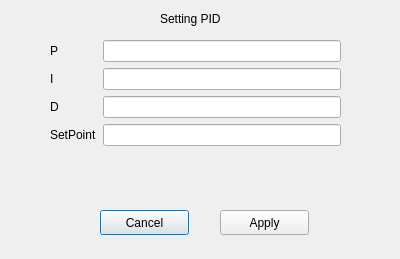
<?xml version="1.0" encoding="UTF-8"?>
<ui version="4.0">
 <class>DialogSetPID</class>
 <widget class="QDialog" name="DialogSetPID">
  <property name="geometry">
   <rect>
    <x>0</x>
    <y>0</y>
    <width>400</width>
    <height>259</height>
   </rect>
  </property>
  <property name="windowTitle">
   <string>Dialog</string>
  </property>
  <widget class="QPushButton" name="Cancel">
   <property name="geometry">
    <rect>
     <x>100</x>
     <y>210</y>
     <width>89</width>
     <height>25</height>
    </rect>
   </property>
   <property name="text">
    <string>Cancel</string>
   </property>
  </widget>
  <widget class="QPushButton" name="Apply">
   <property name="geometry">
    <rect>
     <x>220</x>
     <y>210</y>
     <width>89</width>
     <height>25</height>
    </rect>
   </property>
   <property name="text">
    <string>Apply</string>
   </property>
  </widget>
  <widget class="QWidget" name="formLayoutWidget">
   <property name="geometry">
    <rect>
     <x>50</x>
     <y>40</y>
     <width>291</width>
     <height>131</height>
    </rect>
   </property>
   <layout class="QFormLayout" name="formLayout">
    <item row="0" column="0">
     <widget class="QLabel" name="label">
      <property name="text">
       <string>P</string>
      </property>
     </widget>
    </item>
    <item row="1" column="0">
     <widget class="QLabel" name="label_2">
      <property name="text">
       <string>I</string>
      </property>
     </widget>
    </item>
    <item row="2" column="0">
     <widget class="QLabel" name="label_3">
      <property name="text">
       <string>D</string>
      </property>
     </widget>
    </item>
    <item row="3" column="0">
     <widget class="QLabel" name="label_4">
      <property name="text">
       <string>SetPoint</string>
      </property>
     </widget>
    </item>
    <item row="0" column="1">
     <widget class="QLineEdit" name="lineEditP"/>
    </item>
    <item row="1" column="1">
     <widget class="QLineEdit" name="lineEditI"/>
    </item>
    <item row="2" column="1">
     <widget class="QLineEdit" name="lineEditD"/>
    </item>
    <item row="3" column="1">
     <widget class="QLineEdit" name="lineEditSP"/>
    </item>
   </layout>
  </widget>
  <widget class="QLabel" name="Title">
   <property name="geometry">
    <rect>
     <x>160</x>
     <y>10</y>
     <width>91</width>
     <height>17</height>
    </rect>
   </property>
   <property name="text">
    <string>Setting PID</string>
   </property>
  </widget>
 </widget>
 <resources/>
 <connections>
  <connection>
   <sender>Cancel</sender>
   <signal>clicked()</signal>
   <receiver>DialogSetPID</receiver>
   <slot>reject()</slot>
   <hints>
    <hint type="sourcelabel">
     <x>144</x>
     <y>222</y>
    </hint>
    <hint type="destinationlabel">
     <x>199</x>
     <y>129</y>
    </hint>
   </hints>
  </connection>
 </connections>
</ui>
